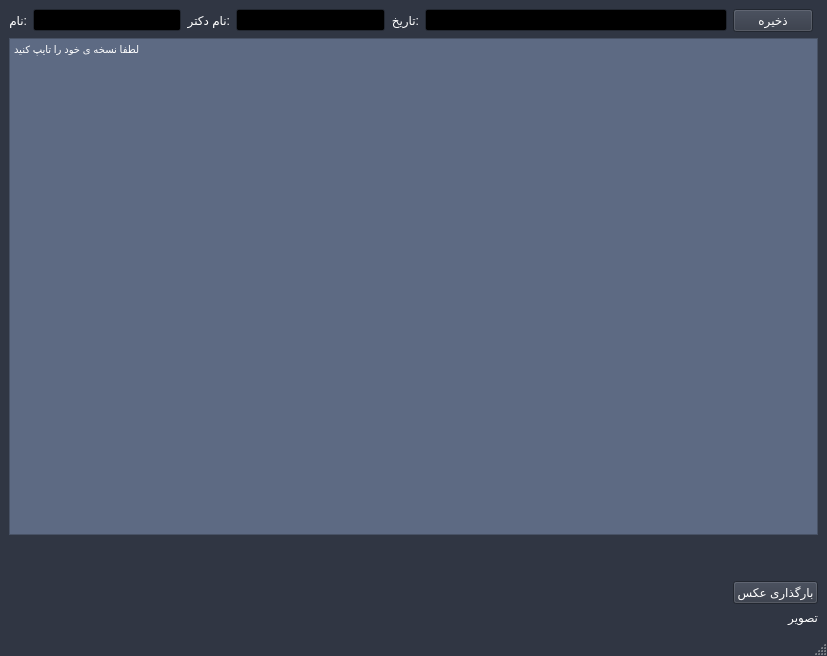
<?xml version="1.0" encoding="UTF-8"?>
<ui version="4.0">
 <class>MainWindow</class>
 <widget class="QMainWindow" name="MainWindow">
  <property name="geometry">
   <rect>
    <x>0</x>
    <y>0</y>
    <width>827</width>
    <height>656</height>
   </rect>
  </property>
  <property name="palette">
   <palette>
    <active>
     <colorrole role="WindowText">
      <brush brushstyle="SolidPattern">
       <color alpha="255">
        <red>255</red>
        <green>255</green>
        <blue>255</blue>
       </color>
      </brush>
     </colorrole>
     <colorrole role="Button">
      <brush brushstyle="SolidPattern">
       <color alpha="255">
        <red>48</red>
        <green>54</green>
        <blue>67</blue>
       </color>
      </brush>
     </colorrole>
     <colorrole role="Light">
      <brush brushstyle="SolidPattern">
       <color alpha="255">
        <red>72</red>
        <green>81</green>
        <blue>100</blue>
       </color>
      </brush>
     </colorrole>
     <colorrole role="Midlight">
      <brush brushstyle="SolidPattern">
       <color alpha="255">
        <red>60</red>
        <green>67</green>
        <blue>83</blue>
       </color>
      </brush>
     </colorrole>
     <colorrole role="Dark">
      <brush brushstyle="SolidPattern">
       <color alpha="255">
        <red>24</red>
        <green>27</green>
        <blue>33</blue>
       </color>
      </brush>
     </colorrole>
     <colorrole role="Mid">
      <brush brushstyle="SolidPattern">
       <color alpha="255">
        <red>32</red>
        <green>36</green>
        <blue>45</blue>
       </color>
      </brush>
     </colorrole>
     <colorrole role="Text">
      <brush brushstyle="SolidPattern">
       <color alpha="255">
        <red>255</red>
        <green>255</green>
        <blue>255</blue>
       </color>
      </brush>
     </colorrole>
     <colorrole role="BrightText">
      <brush brushstyle="SolidPattern">
       <color alpha="255">
        <red>255</red>
        <green>255</green>
        <blue>255</blue>
       </color>
      </brush>
     </colorrole>
     <colorrole role="ButtonText">
      <brush brushstyle="SolidPattern">
       <color alpha="255">
        <red>255</red>
        <green>255</green>
        <blue>255</blue>
       </color>
      </brush>
     </colorrole>
     <colorrole role="Base">
      <brush brushstyle="SolidPattern">
       <color alpha="255">
        <red>0</red>
        <green>0</green>
        <blue>0</blue>
       </color>
      </brush>
     </colorrole>
     <colorrole role="Window">
      <brush brushstyle="SolidPattern">
       <color alpha="255">
        <red>48</red>
        <green>54</green>
        <blue>67</blue>
       </color>
      </brush>
     </colorrole>
     <colorrole role="Shadow">
      <brush brushstyle="SolidPattern">
       <color alpha="255">
        <red>0</red>
        <green>0</green>
        <blue>0</blue>
       </color>
      </brush>
     </colorrole>
     <colorrole role="AlternateBase">
      <brush brushstyle="SolidPattern">
       <color alpha="255">
        <red>24</red>
        <green>27</green>
        <blue>33</blue>
       </color>
      </brush>
     </colorrole>
     <colorrole role="ToolTipBase">
      <brush brushstyle="SolidPattern">
       <color alpha="255">
        <red>255</red>
        <green>255</green>
        <blue>220</blue>
       </color>
      </brush>
     </colorrole>
     <colorrole role="ToolTipText">
      <brush brushstyle="SolidPattern">
       <color alpha="255">
        <red>0</red>
        <green>0</green>
        <blue>0</blue>
       </color>
      </brush>
     </colorrole>
     <colorrole role="PlaceholderText">
      <brush brushstyle="SolidPattern">
       <color alpha="128">
        <red>255</red>
        <green>255</green>
        <blue>255</blue>
       </color>
      </brush>
     </colorrole>
    </active>
    <inactive>
     <colorrole role="WindowText">
      <brush brushstyle="SolidPattern">
       <color alpha="255">
        <red>255</red>
        <green>255</green>
        <blue>255</blue>
       </color>
      </brush>
     </colorrole>
     <colorrole role="Button">
      <brush brushstyle="SolidPattern">
       <color alpha="255">
        <red>48</red>
        <green>54</green>
        <blue>67</blue>
       </color>
      </brush>
     </colorrole>
     <colorrole role="Light">
      <brush brushstyle="SolidPattern">
       <color alpha="255">
        <red>72</red>
        <green>81</green>
        <blue>100</blue>
       </color>
      </brush>
     </colorrole>
     <colorrole role="Midlight">
      <brush brushstyle="SolidPattern">
       <color alpha="255">
        <red>60</red>
        <green>67</green>
        <blue>83</blue>
       </color>
      </brush>
     </colorrole>
     <colorrole role="Dark">
      <brush brushstyle="SolidPattern">
       <color alpha="255">
        <red>24</red>
        <green>27</green>
        <blue>33</blue>
       </color>
      </brush>
     </colorrole>
     <colorrole role="Mid">
      <brush brushstyle="SolidPattern">
       <color alpha="255">
        <red>32</red>
        <green>36</green>
        <blue>45</blue>
       </color>
      </brush>
     </colorrole>
     <colorrole role="Text">
      <brush brushstyle="SolidPattern">
       <color alpha="255">
        <red>255</red>
        <green>255</green>
        <blue>255</blue>
       </color>
      </brush>
     </colorrole>
     <colorrole role="BrightText">
      <brush brushstyle="SolidPattern">
       <color alpha="255">
        <red>255</red>
        <green>255</green>
        <blue>255</blue>
       </color>
      </brush>
     </colorrole>
     <colorrole role="ButtonText">
      <brush brushstyle="SolidPattern">
       <color alpha="255">
        <red>255</red>
        <green>255</green>
        <blue>255</blue>
       </color>
      </brush>
     </colorrole>
     <colorrole role="Base">
      <brush brushstyle="SolidPattern">
       <color alpha="255">
        <red>0</red>
        <green>0</green>
        <blue>0</blue>
       </color>
      </brush>
     </colorrole>
     <colorrole role="Window">
      <brush brushstyle="SolidPattern">
       <color alpha="255">
        <red>48</red>
        <green>54</green>
        <blue>67</blue>
       </color>
      </brush>
     </colorrole>
     <colorrole role="Shadow">
      <brush brushstyle="SolidPattern">
       <color alpha="255">
        <red>0</red>
        <green>0</green>
        <blue>0</blue>
       </color>
      </brush>
     </colorrole>
     <colorrole role="AlternateBase">
      <brush brushstyle="SolidPattern">
       <color alpha="255">
        <red>24</red>
        <green>27</green>
        <blue>33</blue>
       </color>
      </brush>
     </colorrole>
     <colorrole role="ToolTipBase">
      <brush brushstyle="SolidPattern">
       <color alpha="255">
        <red>255</red>
        <green>255</green>
        <blue>220</blue>
       </color>
      </brush>
     </colorrole>
     <colorrole role="ToolTipText">
      <brush brushstyle="SolidPattern">
       <color alpha="255">
        <red>0</red>
        <green>0</green>
        <blue>0</blue>
       </color>
      </brush>
     </colorrole>
     <colorrole role="PlaceholderText">
      <brush brushstyle="SolidPattern">
       <color alpha="128">
        <red>255</red>
        <green>255</green>
        <blue>255</blue>
       </color>
      </brush>
     </colorrole>
    </inactive>
    <disabled>
     <colorrole role="WindowText">
      <brush brushstyle="SolidPattern">
       <color alpha="255">
        <red>24</red>
        <green>27</green>
        <blue>33</blue>
       </color>
      </brush>
     </colorrole>
     <colorrole role="Button">
      <brush brushstyle="SolidPattern">
       <color alpha="255">
        <red>48</red>
        <green>54</green>
        <blue>67</blue>
       </color>
      </brush>
     </colorrole>
     <colorrole role="Light">
      <brush brushstyle="SolidPattern">
       <color alpha="255">
        <red>72</red>
        <green>81</green>
        <blue>100</blue>
       </color>
      </brush>
     </colorrole>
     <colorrole role="Midlight">
      <brush brushstyle="SolidPattern">
       <color alpha="255">
        <red>60</red>
        <green>67</green>
        <blue>83</blue>
       </color>
      </brush>
     </colorrole>
     <colorrole role="Dark">
      <brush brushstyle="SolidPattern">
       <color alpha="255">
        <red>24</red>
        <green>27</green>
        <blue>33</blue>
       </color>
      </brush>
     </colorrole>
     <colorrole role="Mid">
      <brush brushstyle="SolidPattern">
       <color alpha="255">
        <red>32</red>
        <green>36</green>
        <blue>45</blue>
       </color>
      </brush>
     </colorrole>
     <colorrole role="Text">
      <brush brushstyle="SolidPattern">
       <color alpha="255">
        <red>24</red>
        <green>27</green>
        <blue>33</blue>
       </color>
      </brush>
     </colorrole>
     <colorrole role="BrightText">
      <brush brushstyle="SolidPattern">
       <color alpha="255">
        <red>255</red>
        <green>255</green>
        <blue>255</blue>
       </color>
      </brush>
     </colorrole>
     <colorrole role="ButtonText">
      <brush brushstyle="SolidPattern">
       <color alpha="255">
        <red>24</red>
        <green>27</green>
        <blue>33</blue>
       </color>
      </brush>
     </colorrole>
     <colorrole role="Base">
      <brush brushstyle="SolidPattern">
       <color alpha="255">
        <red>48</red>
        <green>54</green>
        <blue>67</blue>
       </color>
      </brush>
     </colorrole>
     <colorrole role="Window">
      <brush brushstyle="SolidPattern">
       <color alpha="255">
        <red>48</red>
        <green>54</green>
        <blue>67</blue>
       </color>
      </brush>
     </colorrole>
     <colorrole role="Shadow">
      <brush brushstyle="SolidPattern">
       <color alpha="255">
        <red>0</red>
        <green>0</green>
        <blue>0</blue>
       </color>
      </brush>
     </colorrole>
     <colorrole role="AlternateBase">
      <brush brushstyle="SolidPattern">
       <color alpha="255">
        <red>48</red>
        <green>54</green>
        <blue>67</blue>
       </color>
      </brush>
     </colorrole>
     <colorrole role="ToolTipBase">
      <brush brushstyle="SolidPattern">
       <color alpha="255">
        <red>255</red>
        <green>255</green>
        <blue>220</blue>
       </color>
      </brush>
     </colorrole>
     <colorrole role="ToolTipText">
      <brush brushstyle="SolidPattern">
       <color alpha="255">
        <red>0</red>
        <green>0</green>
        <blue>0</blue>
       </color>
      </brush>
     </colorrole>
     <colorrole role="PlaceholderText">
      <brush brushstyle="SolidPattern">
       <color alpha="128">
        <red>255</red>
        <green>255</green>
        <blue>255</blue>
       </color>
      </brush>
     </colorrole>
    </disabled>
   </palette>
  </property>
  <property name="windowTitle">
   <string>MainWindow</string>
  </property>
  <widget class="QWidget" name="centralwidget">
   <layout class="QVBoxLayout" name="verticalLayout">
    <item>
     <layout class="QGridLayout" name="gridLayout">
      <item row="0" column="2">
       <widget class="QLabel" name="label_2">
        <property name="sizePolicy">
         <sizepolicy hsizetype="Fixed" vsizetype="Preferred">
          <horstretch>0</horstretch>
          <verstretch>0</verstretch>
         </sizepolicy>
        </property>
        <property name="text">
         <string>:نام دکتر</string>
        </property>
       </widget>
      </item>
      <item row="0" column="1">
       <widget class="QLineEdit" name="n_lineEdit">
        <property name="sizePolicy">
         <sizepolicy hsizetype="Preferred" vsizetype="Fixed">
          <horstretch>0</horstretch>
          <verstretch>0</verstretch>
         </sizepolicy>
        </property>
       </widget>
      </item>
      <item row="0" column="7">
       <widget class="QPushButton" name="save_Button">
        <property name="sizePolicy">
         <sizepolicy hsizetype="Fixed" vsizetype="Fixed">
          <horstretch>0</horstretch>
          <verstretch>0</verstretch>
         </sizepolicy>
        </property>
        <property name="text">
         <string>ذخیره</string>
        </property>
       </widget>
      </item>
      <item row="0" column="3">
       <widget class="QLineEdit" name="doctor_lineEdit">
        <property name="sizePolicy">
         <sizepolicy hsizetype="Preferred" vsizetype="Fixed">
          <horstretch>0</horstretch>
          <verstretch>0</verstretch>
         </sizepolicy>
        </property>
       </widget>
      </item>
      <item row="0" column="4">
       <widget class="QLabel" name="label_3">
        <property name="sizePolicy">
         <sizepolicy hsizetype="Fixed" vsizetype="Preferred">
          <horstretch>0</horstretch>
          <verstretch>0</verstretch>
         </sizepolicy>
        </property>
        <property name="text">
         <string>:تاریخ</string>
        </property>
       </widget>
      </item>
      <item row="2" column="7">
       <spacer name="verticalSpacer">
        <property name="orientation">
         <enum>Qt::Vertical</enum>
        </property>
        <property name="sizeType">
         <enum>QSizePolicy::Minimum</enum>
        </property>
        <property name="sizeHint" stdset="0">
         <size>
          <width>20</width>
          <height>40</height>
         </size>
        </property>
       </spacer>
      </item>
      <item row="0" column="5" colspan="2">
       <widget class="QLineEdit" name="d_lineEdit">
        <property name="sizePolicy">
         <sizepolicy hsizetype="Preferred" vsizetype="Fixed">
          <horstretch>0</horstretch>
          <verstretch>0</verstretch>
         </sizepolicy>
        </property>
       </widget>
      </item>
      <item row="1" column="0" colspan="8">
       <widget class="QTextEdit" name="p_textEdit">
        <property name="styleSheet">
         <string notr="true">background-color: rgb(93, 106, 131);</string>
        </property>
        <property name="html">
         <string>&lt;!DOCTYPE HTML PUBLIC &quot;-//W3C//DTD HTML 4.0//EN&quot; &quot;http://www.w3.org/TR/REC-html40/strict.dtd&quot;&gt;
&lt;html&gt;&lt;head&gt;&lt;meta name=&quot;qrichtext&quot; content=&quot;1&quot; /&gt;&lt;style type=&quot;text/css&quot;&gt;
p, li { white-space: pre-wrap; }
&lt;/style&gt;&lt;/head&gt;&lt;body style=&quot; font-family:'MS Shell Dlg 2'; font-size:7.8pt; font-weight:400; font-style:normal;&quot;&gt;
&lt;p style=&quot; margin-top:0px; margin-bottom:0px; margin-left:0px; margin-right:0px; -qt-block-indent:0; text-indent:0px;&quot;&gt;&lt;span style=&quot; color:#ffffff;&quot;&gt;لطفا نسخه ی خود را تایپ کنید&lt;/span&gt;&lt;/p&gt;
&lt;p style=&quot;-qt-paragraph-type:empty; margin-top:0px; margin-bottom:0px; margin-left:0px; margin-right:0px; -qt-block-indent:0; text-indent:0px; color:#ffffff;&quot;&gt;&lt;br /&gt;&lt;/p&gt;&lt;/body&gt;&lt;/html&gt;</string>
        </property>
       </widget>
      </item>
      <item row="5" column="7">
       <widget class="QLabel" name="image_View">
        <property name="text">
         <string>تصویر</string>
        </property>
       </widget>
      </item>
      <item row="0" column="0">
       <widget class="QLabel" name="label">
        <property name="sizePolicy">
         <sizepolicy hsizetype="Fixed" vsizetype="Preferred">
          <horstretch>0</horstretch>
          <verstretch>0</verstretch>
         </sizepolicy>
        </property>
        <property name="text">
         <string>:نام</string>
        </property>
       </widget>
      </item>
      <item row="3" column="7">
       <widget class="QPushButton" name="load_Button">
        <property name="sizePolicy">
         <sizepolicy hsizetype="Fixed" vsizetype="Fixed">
          <horstretch>0</horstretch>
          <verstretch>0</verstretch>
         </sizepolicy>
        </property>
        <property name="text">
         <string>بارگذاری عکس</string>
        </property>
       </widget>
      </item>
     </layout>
    </item>
   </layout>
  </widget>
  <widget class="QMenuBar" name="menubar">
   <property name="geometry">
    <rect>
     <x>0</x>
     <y>0</y>
     <width>827</width>
     <height>26</height>
    </rect>
   </property>
  </widget>
  <widget class="QStatusBar" name="statusbar"/>
 </widget>
 <resources/>
 <connections/>
</ui>
